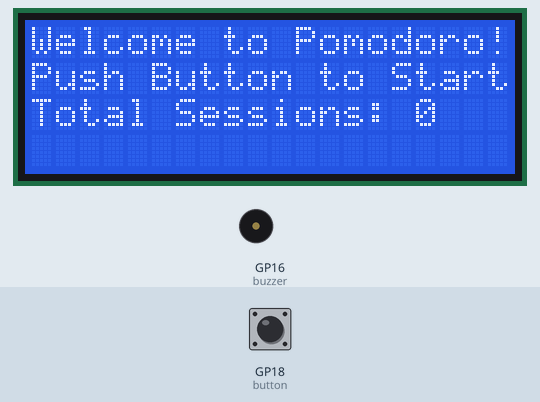
Bench run of a program on a simulated Raspberry Pi Pico running MicroPython. On the bench: 20×4 character LCD, buzzer (waves = sounding, pin HIGH). The inputs (shaded band) are chosen by the test bench; at power-on: GP18 (button) HIGH. Library files of the repository ran but are not shown: pico_i2c_lcd.py, lcd_api.py.

Above: at 1.2 s.
1.3 s: GP18 (button) pulled LOW for 0.15 s
At 2.7 s:
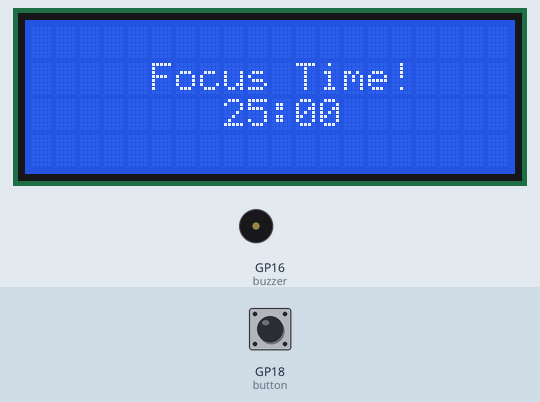
At 11.33 s:
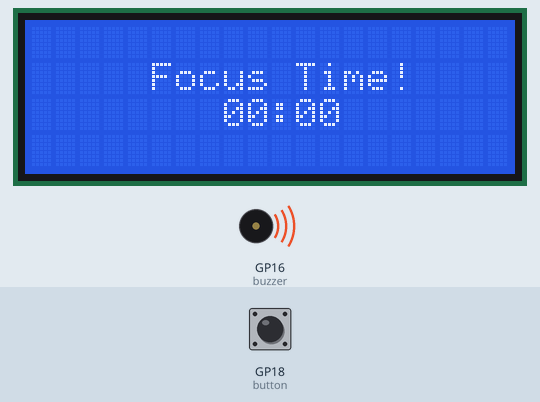
Timing chart, 0 to 13.2 s (numbered marks = the images above; inputs shaded):
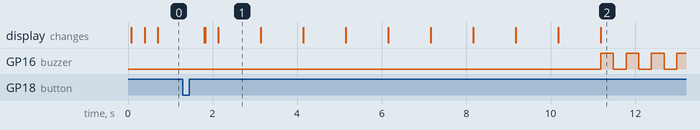

Measured:
- after the input at 1.3 s, GP16 (buzzer): alternates HIGH for 0.30 s and LOW for 0.30 s, starting after 9.9 s; the display: first changes after 0.51 s (image 1 shows a later state)
- what the display in image 1 shows lasts 1.0 s, from 2.1 s to 3.1 s

The program:

main.py
```python
# Pomodoro Alarm - Version 1.1 - Raspberry Pi Pico
# Chaka

from machine import Pin, I2C        # import Pin and I2C constructor classes from the machine module; Pin is used to set up Pico GPIO pins, and I2C is used to set up the I2C communication bus
from pico_i2c_lcd import I2cLcd     # import the I2cLcd class from the pico_i2c_lcd driver module; this class creates an LCD object so we can control the 20x4 LCD using methods like .putstr(), .clear(), and .move_to()
import time                         # import the time module for delays and timing, such as time.sleep()

# note:
# lcd_api.py = base LCD API module; contains general LCD rules, functions, and classes
# pico_i2c_lcd.py = I2C-specific LCD driver module; uses lcd_api.py and sends LCD commands through the I2C communication protocol
# I2cLcd = class/constructor from pico_i2c_lcd.py used to create an LCD object
# main.py = main Pomodoro program; imports I2cLcd, controls the LCD, reads the button, and controls the buzzer

# LCD setup
i2c = I2C(0, sda=Pin(12), scl=Pin(13), freq=400000)  # create an I2C object using I2C bus 0; SDA/data is on GP12, SCL/clock is on GP13, and the communication speed is 400 kHz
                                                         # setup the I2C communication bus (print i2c.scan() to see address 39 - 0x27)
lcd = I2cLcd(i2c, 0x27, 4, 20)                       # create an LCD object for a 20x4 LCD at I2C address 0x27, using the I2C connection created above
                                                         # use (output to) LCD with I2cLcd class methods like .putstr()

# Button and buzzer setup
button = Pin(18, Pin.IN, Pin.PULL_UP)                # create a Pin object for GP18 as an input with the Pico's internal pull-up resistor enabled; used to read the button, where not pressed = 1 and pressed = 0
                                                         # setup AND use (read) the button using Pin class methods
buzzer = Pin(16, Pin.OUT)                            # create a Pin object for GP16 as an output; used to send voltage HIGH/LOW to turn the buzzer on/off
                                                         # setup AND use (output to) the buzzer using Pin class methods

# print(dir(I2cLcd)) # for printing I2cLcd class methods like .putstr() for lcd objects like lcd variable on line 17


# welcome screen function that can be passed a session_count variable which it prints on 3rd line of lcd to display total sessions since being on
def welcome_screen(session_count):
    lcd.putstr(f"Welcome to Pomodoro!")
    lcd.move_to(0, 1)
    time.sleep(0.3)
    lcd.putstr(f"Push Button to Start")
    time.sleep(0.3)
    lcd.move_to(0, 2)
    lcd.putstr(f"Total Sessions: {session_count}")

# timer screen function with buzzer parameter for different style buzzers
def timer_screen(buzzer_style):

    # initial display minutes (25) and seconds (00), wait 1 second because countdown starts at minutes (24) and seconds (59)
    lcd.clear()
    lcd.move_to(5, 1)
    lcd.putstr(f"Focus Time!")
    time.sleep(0.3)
    lcd.move_to(8, 2)
    lcd.putstr(f"25:00")
    time.sleep(1)

    # define next display minutes (24) and seconds (59) before starting countdown
    minutes = 2
    seconds = 2

    # start the countdown  at minutes (24) and seconds (59) with 2 digit formatting
    while True:
        # display updated minutes and seconds
        lcd.move_to(8, 2)
        lcd.putstr(f"{minutes:02d}:{seconds:02d}")
        # once minutes and seconds reach 0 stop the countdown and call the buzzer function that is passed when timer function is called
        if seconds == 0 and minutes == 0:
            buzzer_style()
            break
        # wait 1 second between decrementing seconds
        time.sleep(1)
        seconds -= 1
        # once seconds reach 0 go back to 59 and decrement minute
        if seconds < 0:
            minutes -= 1
            seconds = 2

# break screen function with buzzer parameter for differnt style buzzers
def break_screen(buzzer_style):

    # initial display minutes (5) and seconds (00), wait 1 second because countdown starts at minutes (4) and seconds (59)
    lcd.clear()
    lcd.move_to(5, 1)
    lcd.putstr(f"Break Time!")
    time.sleep(0.3)
    lcd.move_to(8, 2)
    lcd.putstr(f"5:00")
    time.sleep(1)

    # define next display minutes (4) and seconds (59) before starting countdown
    minutes = 2
    seconds = 2

    # start the countdown  at minutes (4) and seconds (59) with 2 digit formatting
    while True:
        # display updated minutes and seconds
        lcd.move_to(8, 2)
        lcd.putstr(f"{minutes:02d}:{seconds:02d}")
        # once minutes and seconds reach 0 stop the countdown and call the buzzer function that is passed when timer function is called
        if seconds == 0 and minutes == 0:
            buzzer_style()
            break
        # wait 1 second between decrementing seconds
        time.sleep(1)
        seconds -= 1
        # once seconds reach 0 go back to 59 and decrement minute
        if seconds < 0:
            minutes -= 1
            seconds = 2

# buzzer style 1 function (time for break)
def buzzer_1():
    for i in range(10):
        buzzer.value(1)
        time.sleep(0.3)
        buzzer.value(0)
        time.sleep(0.3)

# buzzer style 2 function (time to focus)
def buzzer_2():
    for i in range(10):
        buzzer.value(1)
        time.sleep(0.1)
        buzzer.value(0)
        time.sleep(0.1)

# main function that keeps track of sessions while incorporating timer_screen and break_screen for respective countdowns
# also displays welcome screen until button is pressed
# each timer_screen and break_screen countdown together is 1 session (25 minutse + 5 minutes = 30 minute sessions)
def main():
    session_count = 0
    while True:
        lcd.clear()
        welcome_screen(session_count) # session_count is initialized as 0 and passed into welcome_screen function to be displayed on 3rd line indicating how many sessions have happened
        while button.value() == 1:
            time.sleep(0.05) # keep checking if button is pressed every 0.05 seconds
        else:                # if button is pressed (button.value == 0) then run the two timers (timer_screen and break_screen)
            time.sleep(0.5)  # debounce (wait after button press so that it's not registered more than once)
            timer_screen(buzzer_1)
            time.sleep(0.5)
            break_screen(buzzer_2)
            time.sleep(0.5)
            session_count += 1


main()
```
